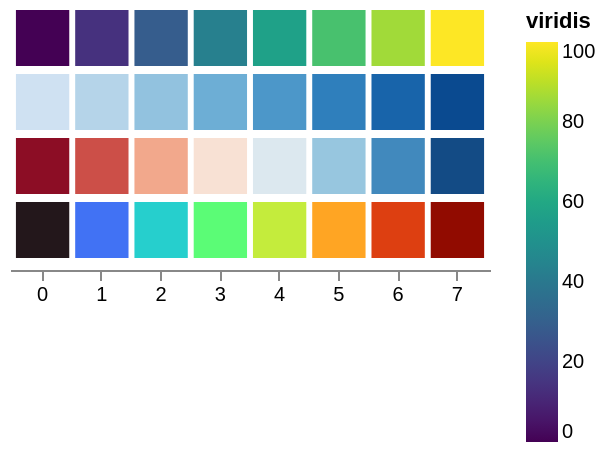

The specification (Vega-Lite) saved for this image:
### Vega specification from a JSON file in a GitHub repository (floating-point values rounded to 4 significant figures)
{"$schema": "https://vega.github.io/schema/vega/v6.json", "description": "Four continuous colour schemes — a perceptual ramp, a single-hue one, a diverging one and a cyclic one — sampled across the same domain, each with a gradient legend.", "width": 240, "height": 130, "padding": 5, "data": [{"name": "table", "values": [{"x": 0, "v": 0}, {"x": 1, "v": 14}, {"x": 2, "v": 29}, {"x": 3, "v": 43}, {"x": 4, "v": 57}, {"x": 5, "v": 71}, {"x": 6, "v": 86}, {"x": 7, "v": 100}]}], "scales": [{"name": "x", "type": "band", "domain": {"data": "table", "field": "x"}, "range": "width", "padding": 0.1}, {"name": "viridis", "type": "linear", "domain": [0, 100], "range": {"scheme": "viridis"}}, {"name": "blues", "type": "linear", "domain": [0, 100], "range": {"scheme": "blues"}}, {"name": "redblue", "type": "linear", "domain": [0, 100], "range": {"scheme": "redblue"}}, {"name": "turbo", "type": "linear", "domain": [0, 100], "range": {"scheme": "turbo"}}], "axes": [{"orient": "bottom", "scale": "x"}], "legends": [{"fill": "viridis", "type": "gradient", "title": "viridis", "orient": "right"}], "marks": [{"type": "rect", "from": {"data": "table"}, "encode": {"enter": {"x": {"scale": "x", "field": "x"}, "width": {"scale": "x", "band": 1}, "y": {"value": 0}, "height": {"value": 28}, "fill": {"scale": "viridis", "field": "v"}}}}, {"type": "rect", "from": {"data": "table"}, "encode": {"enter": {"x": {"scale": "x", "field": "x"}, "width": {"scale": "x", "band": 1}, "y": {"value": 32}, "height": {"value": 28}, "fill": {"scale": "blues", "field": "v"}}}}, {"type": "rect", "from": {"data": "table"}, "encode": {"enter": {"x": {"scale": "x", "field": "x"}, "width": {"scale": "x", "band": 1}, "y": {"value": 64}, "height": {"value": 28}, "fill": {"scale": "redblue", "field": "v"}}}}, {"type": "rect", "from": {"data": "table"}, "encode": {"enter": {"x": {"scale": "x", "field": "x"}, "width": {"scale": "x", "band": 1}, "y": {"value": 96}, "height": {"value": 28}, "fill": {"scale": "turbo", "field": "v"}}}}]}
